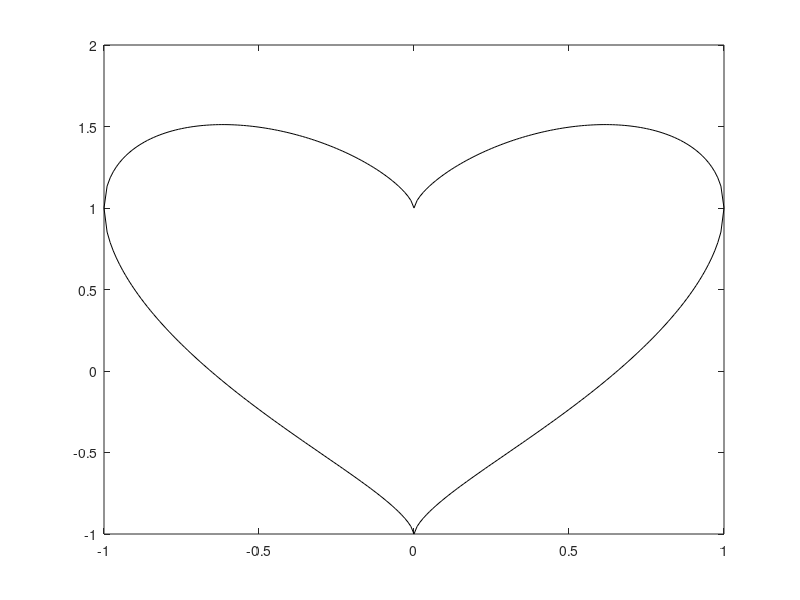

This chart was generated by the following MATLAB code:
% x = linspace(-1,1,200);
x1 = 0:0.01:1;
x2 = 0:-0.01:-1;

y1 = x1.^(2/3)+sqrt(1-x1.^2);
y2 = x1.^(2/3)-sqrt(1-x1.^2);

plot(x1,y1,'k', x1,y2,'k', x2,y1,'k', x2,y2,'k')
